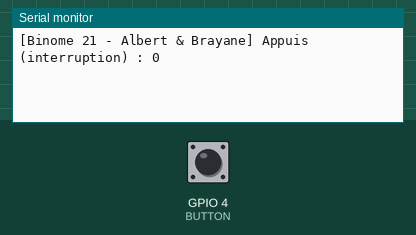
Simulated run of this program. Board: ESP32. Shown: the last lines printed to the serial monitor. Inputs (shaded band) come from the test bench; at power-on: GPIO 4 (BUTTON) HIGH.

Above: at 1.2 s.
1.3 s: GPIO 4 (BUTTON) pulled LOW for 0.15 s
At 2.0 s:
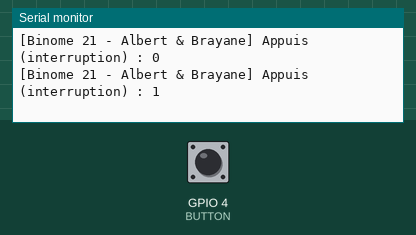
2.9 s: GPIO 4 (BUTTON) pulled LOW for 1 s
At 3.2 s:
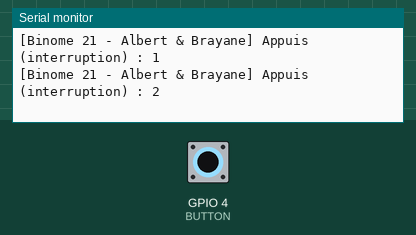
5.4 s: GPIO 4 (BUTTON) pulled LOW for 0.15 s
At 6.4 s:
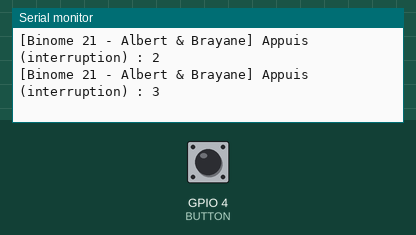
Timing chart, 0 to 8.4 s (numbered marks = the images above; inputs shaded):
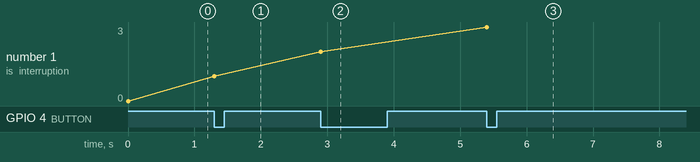

The program:

main.cpp
```cpp
// ============================================================================
// [1.4.2] Bouton - VERSION INTERRUPTION (Programme 2)
// Binome 21 - Albert & Brayane
// Bouton sur GPIO4, pull-down externe 10 kOhm -> repos LOW, appui HIGH. Pas de LED.
//
// Difference avec le polling (Programme 1) :
//   - Polling    : loop() lit la broche en permanence -> le CPU "scrute" sans arret.
//   - Interruption : le CPU ne lit plus rien ; le materiel le "reveille" seulement
//                    quand la broche change. Le processeur est libre entre deux appuis
//                    -> il pourrait dormir (light sleep). C'est la base de l'economie
//                    d'energie etudiee en Partie 3.
// ============================================================================
#include <Arduino.h>

const char* PREFIX = "[Binome 21 - Albert & Brayane]";
const int BUTTON = 4;

volatile unsigned long counter = 0;    // modifiee dans l'ISR -> doit etre volatile
volatile bool updated = false;         // drapeau : un appui vient d'etre compte
volatile unsigned long lastIsrMs = 0;  // horodatage pour l'anti-rebond
const unsigned long DEBOUNCE = 50;     // ms

// Routine d'interruption (ISR) : la plus courte possible, placee en RAM interne
// (IRAM_ATTR) pour ne pas dependre de la flash. On n'y met PAS de Serial.print.
void IRAM_ATTR onButtonRelease() {
  unsigned long now = millis();
  if (now - lastIsrMs > DEBOUNCE) {    // ignore les rebonds du contact
    counter++;
    updated = true;
    lastIsrMs = now;
  }
}

void setup() {
  Serial.begin(115200);
  pinMode(BUTTON, INPUT);              // la resistance externe assure le pull-down

  // Front descendant = relachement (repos LOW) -> on compte l'appui complet,
  // exactement comme la version polling, pour une comparaison juste.
  attachInterrupt(digitalPinToInterrupt(BUTTON), onButtonRelease, FALLING);

  Serial.print(PREFIX);
  Serial.println(" Appuis (interruption) : 0");
}

void loop() {
  // L'affichage se fait ICI (hors ISR). Le CPU n'a rien d'autre a faire :
  // il pourrait etre endormi et reveille par l'interruption.
  if (updated) {
    updated = false;
    Serial.print(PREFIX);
    Serial.print(" Appuis (interruption) : ");
    Serial.println(counter);
  }
}
```

Measured:
- after the input at 1.3 s, the serial monitor: prints a new line at once (image 1)
- after the input at 2.9 s, the serial monitor: prints a new line at once (image 2)
- after the input at 5.4 s, the serial monitor: prints a new line at once (image 3)
- plotted number 1: 0 → 1 after the input at 1.3 s, 1 → 2 after the input at 2.9 s, 2 → 3 after the input at 5.4 s
